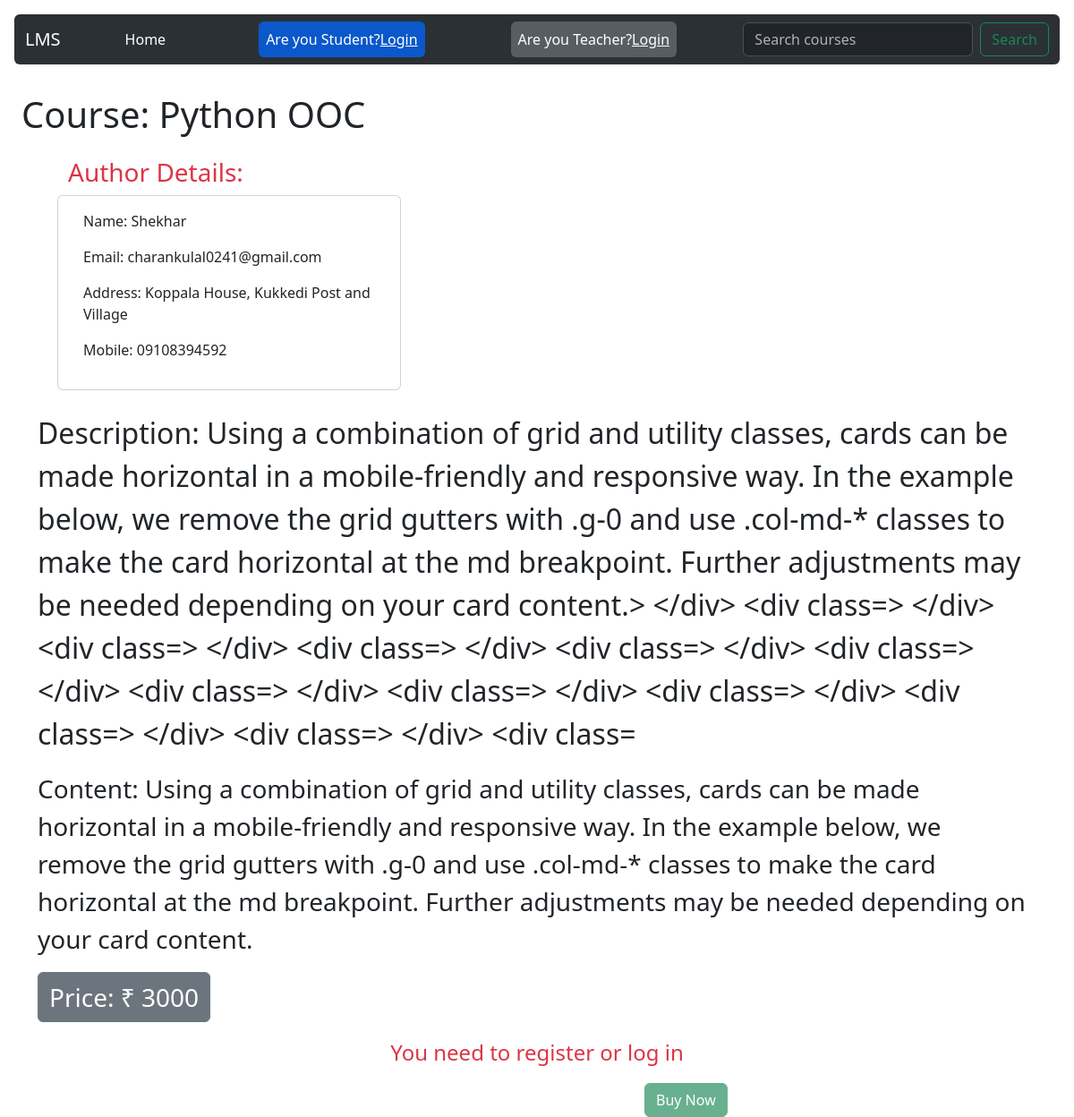
The app's page /course/7/, older data.
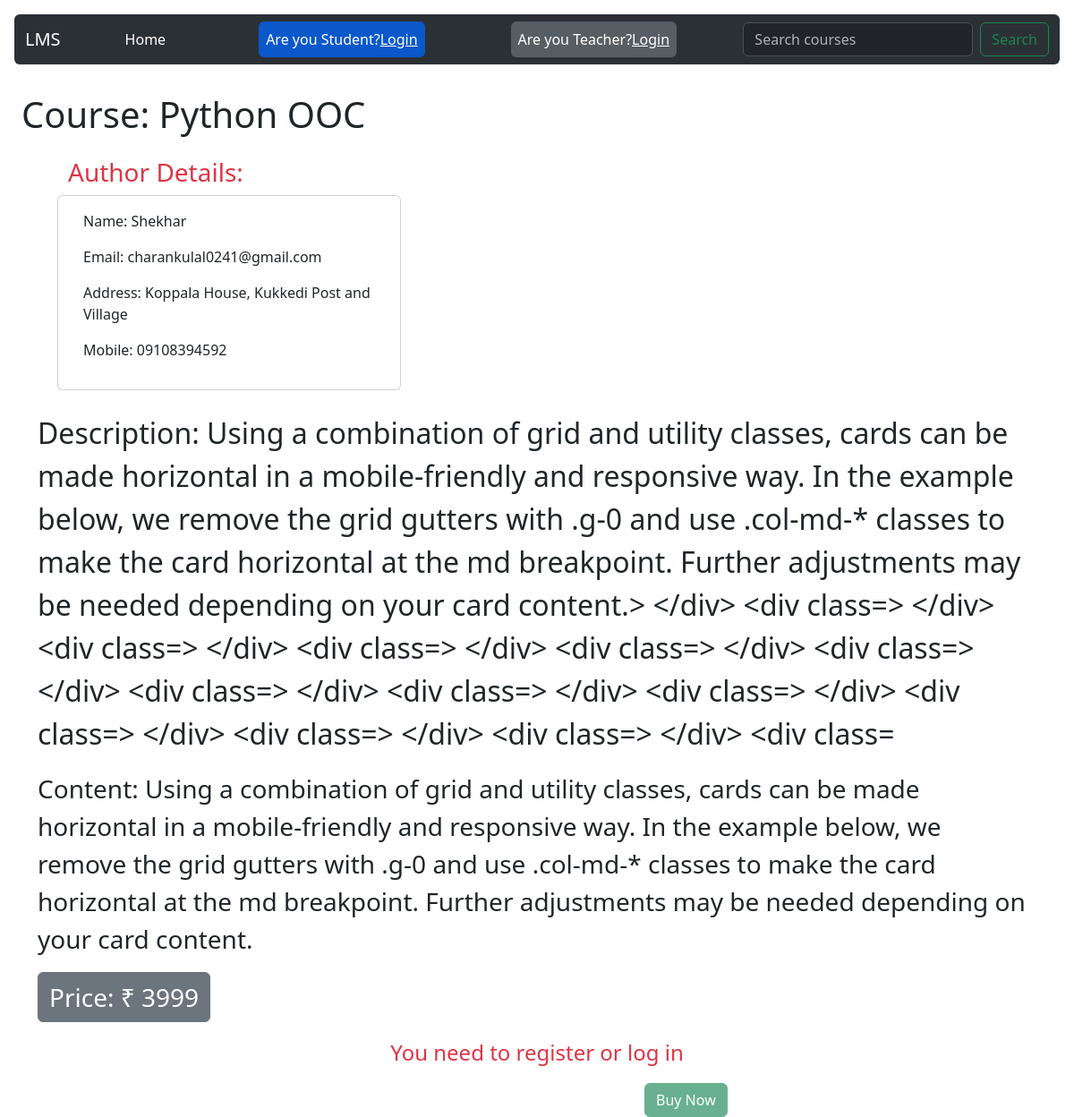
The same page, newer data.
### base/models.py (models this page shows, shortened)
class Course(models.Model):
    courseName = models.CharField(max_length=200)
    teacher_id=models.ForeignKey(Teacher,on_delete=models.CASCADE)
    description=models.TextField()
    content=models.TextField()
    price=models.CharField(max_length=10)
    category=models.CharField(max_length=200)

### base/views.py (the view)
# urls.py: path('course/<str:pk>/',views.courses,name="course"),
def courses(request, pk):
    course = Course.objects.get(id=pk)
    teacher_name = course.teacher_id
    teacher = Teacher.objects.get(name=teacher_name)
    context1 = {'course': course}
    context2 = {'teacher': teacher}
    context = {**context1, **context2}
    return render(request, 'base/courses.html', context)

### base/models.py (called while the page is built)
    def __str__(self):
        return self.name

### base/templates/base/courses.html
{% extends 'main.html' %} {% block content %}
<h1 class="m-4" style="padding-top: 5rem">Course: {{course.courseName }}</h1>
<div class="row" style="margin-left: 4rem">
  <h3 class="text-danger">Author Details:</h3>
  <div class="card card-outline-danger" style="width: 24rem">
    <div class="card-body">
      <p class="text">Name: {{teacher.name}}</p>
      <p class="text">Email: {{teacher.email}}</p>
      <p class="text">Address: {{teacher.address}}</p>
      <p class="text">Mobile: {{teacher.phone}}</p>
    </div>
  </div>
</div>
<div class="container mt-4">
  <p class="fs-2">Description: {{course.description}}</p>
  <p class="fs-3">Content: {{course.content}}</p>
  <p class="fs-3 btn btn-secondary">Price: &#8377; {{course.price}}</p>
</div>
<p class="text-center text-danger fs-4">You need to register or log in</p>
<div style="margin-left: 45rem">
  <button class="btn btn-success" type="button" disabled>Buy Now</button>
</div>
{% endblock content %}

Row changes from the older to the newer data that the page shows:
changed Course "Python OOC": description "…<div class=> </div> <div class=" → "…<div class=> </div> <div class=> </div> <div class="; price "3000" → "3999"
